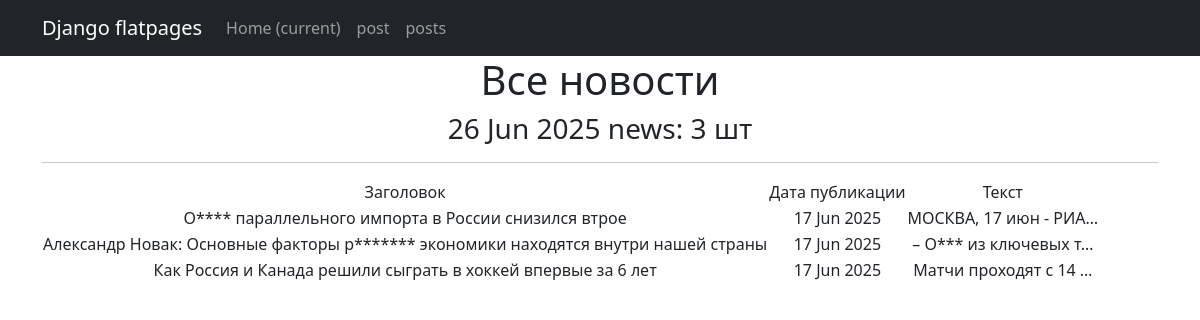
Before: /news/ with the older database file.
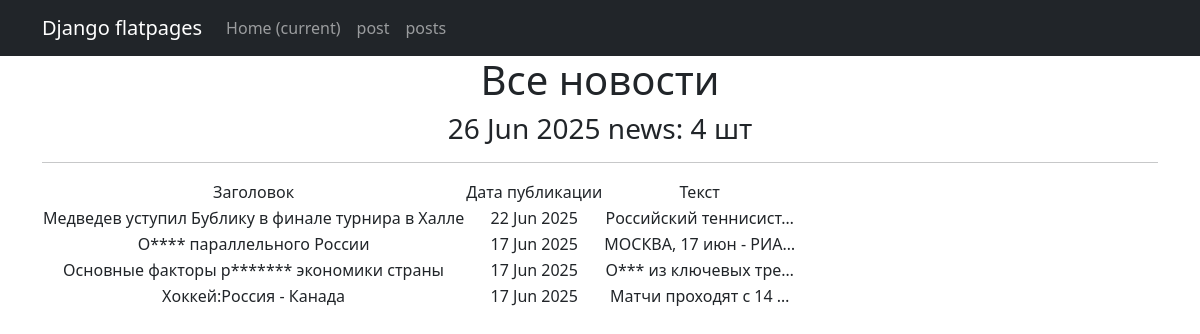
After: the same page with the newer database file.
### news/models.py (models this page shows, shortened)
class Post(models.Model):
    author = models.ForeignKey(Author, on_delete=models.CASCADE)
    article = models.BooleanField(default=False)
    time_in = models.DateTimeField(auto_now_add=True)
    category = models.ManyToManyField(Category, through='PostCategory')
    heading = models.CharField(max_length=255, unique=True)
    text = models.TextField()
    rating_post = models.FloatField(default=0.0)

### news/views.py (the view)
# urls.py: path('news/', PostsList.as_view(), name = 'post_list'),
class PostsList(ListView):
    model = Post
    ordering = '-time_in'
    template_name = 'news.html'
    context_object_name = 'posts'
    paginate_by = 10
    def get_queryset(self):
        queryset = super().get_queryset()
        self.filterset = PostFilter(self.request.GET, queryset)
        return self.filterset.qs
    def get_context_data(self, **kwargs):
        context = super().get_context_data(**kwargs)
        context['time_now'] = datetime.utcnow()
        context['next_sale'] = None
        context['filterset'] = self.filterset
        return context

### news/templatetags/custom_filters.py (called while the page is built)
@register.filter()
def censor(value):
   if not  isinstance(value, str):
      raise FilterException("Фильтр применяется только к строке")
   for word in OBSCENE_WORDS:
       word_low = word.title()
       value = value.replace(word,word[0]+ '*' * (len(word) - 1))
       value = value.replace(word_low, word_low[0] + '*' * (len(word) - 1))
   return value

### news/templatetags/custom_tags.py (called while the page is built)
@register.simple_tag()
def current_time(format_string='%b %d %Y'):
   return datetime.utcnow().strftime(format_string)

### templates/news.html (shortened to what this page needs)
{% extends 'flatpages/default.html' %}
{% load custom_filters %}!
{% load custom_tags %}
{% block content %}
   <h1>Все новости</h1>
   <h3>{% current_time '%d %b  %Y' %}  news: {{posts|length}} шт</h3>
   <hr>
   {% if posts %}
       <table>
           <tr>
               <td>Заголовок</td>
               <td>Дата публикации</td>
               <td>Текст</td>
           </tr>
           {% for post in posts %}
           <tr>
               <td>{{ post.heading |censor}}</td>
               <td>{{ post.time_in|date:'d M Y'}}</td>
               <td>{{ post.text|truncatechars:21|censor }}</td>
           </tr>
           {% endfor %}
       </table>
   {% else %}
       <h2>Товаров нет!</h2>
   {% endif %}
{% endblock content %}

Changed rows visible on the page:
added Post: heading|censor "Медведев уступил Бублику в финале турнира в Халле", time_in "22 Jun 2025", text|censor "Российский теннисист…"
changed Post "МОСКВА, 17 июн - РИА…": heading|censor "О**** параллельного импорта в России снизился втрое" → "О**** параллельного России"
changed Post: heading|censor "Александр Новак: Основные факторы р******* экономики находятся внутри нашей страны" → "Основные факторы р******* экономики страны"; text|censor "– О*** из ключевых т…" → "О*** из ключевых тре…"
changed Post "Матчи проходят с 14 …": heading|censor "Как Россия и Канада решили сыграть в хоккей впервые за 6 лет" → "Хоккей:Россия - Канада"
Other visible differences:
{{ posts|length }}: "3" → "4"
